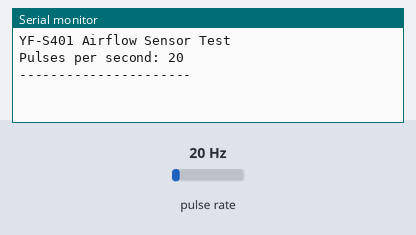
This sketch was run on a simulated ESP32. Shown: the last lines printed to the serial monitor. Wiring (inferred from the names in the program): pulse sensor: data GPIO 5. The test bench sets the inputs (shaded band); at power-on: pulse rate 20 Hz.

Above: at 1.2 s.
1.3 s: pulse rate (sensor on GPIO 5) set to 4 Hz
At 2.6 s:
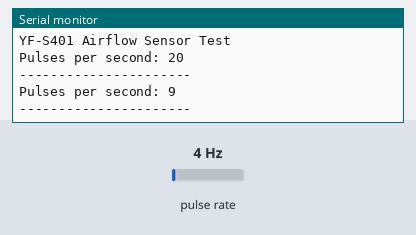
2.8 s: pulse rate (sensor on GPIO 5) set to 50 Hz
At 3.4 s:
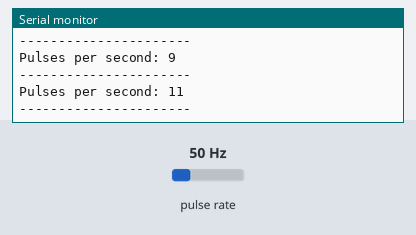
Timing chart, 0 to 5.8 s (numbered marks = the images above; inputs shaded):
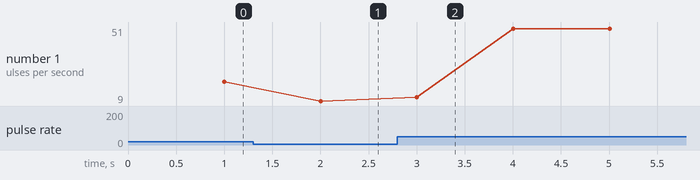

The sketch:

flow_sensor_test_2_esp32.ino
```cpp
#define FLOW_SENSOR_PIN 5  // Change this if using a different pin

volatile int pulseCount = 0;
unsigned long oldTime = 0;

// Interrupt function to count pulses
void IRAM_ATTR pulseCounter() {
    pulseCount++;
}

void setup() {
    Serial.begin(115200);

    pinMode(FLOW_SENSOR_PIN, INPUT_PULLUP);
    attachInterrupt(digitalPinToInterrupt(FLOW_SENSOR_PIN), pulseCounter, RISING);

    Serial.println("YF-S401 Airflow Sensor Test");
}

void loop() {
    if (millis() - oldTime > 1000) {  // Update every 1 second
        detachInterrupt(FLOW_SENSOR_PIN);

        Serial.print("Pulses per second: ");
        Serial.println(pulseCount);  // Show raw pulse count

        Serial.println("----------------------");

        pulseCount = 0;
        oldTime = millis();

        attachInterrupt(digitalPinToInterrupt(FLOW_SENSOR_PIN), pulseCounter, RISING);
    }
}
```

Measured:
- after the input at 1.3 s, the serial monitor: prints a new line after 0.70 s (image 1)
- after the input at 2.8 s, the serial monitor: prints a new line after 0.20 s (image 2)
- plotted number 1: 20 → 9 after the input at 1.3 s, 9 → 50 after the input at 2.8 s
